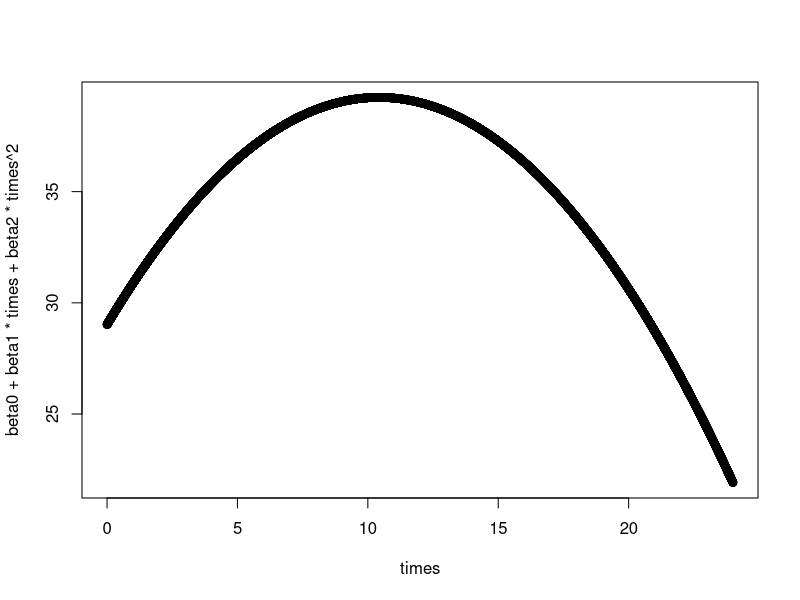

Write the R code that produced this figure.
hss = matrix(nrow = 3,c(24,300,4900,300,4900,90000,4900,90000,1763020))
beta0 = 29.02
beta1=1.96
beta2=-0.094
times = seq(0,24,0.001)
plot(times,beta0+beta1*times+beta2*times^2)
pm2 = function(t){
  return(-(beta0+beta1*t+beta2*t^2))
}
opt = optim(par = 0,fn = pm2, method = 'BFGS')
invJ = solve(hss)
sebeta2 = sqrt(invJ[3,3])
z = qnorm(1-0.05/2)
sebeta2*z
beta2-sebeta2*z
beta2+sebeta2*z
obs = c(30,23,24,45,24,34,50,52)
ecdfn = ecdf(obs) 